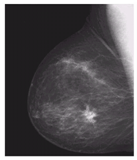
#> input picture ImageLabs/lab03-std/Lab3/imgs/Picture1.png, 137 x 160 px
$ jupyter execute Lab3_STD.ipynb   (shell and % lines are left out)
#> lines starting #> are read from the running program, lines starting #| are printed output that depends on the picture
# Lab 4
### Contrast Enhancement

http://scikit-image.org/docs/dev/api/skimage.exposure.html#skimage.exposure.equalize_hist

[cell 1]
from commonfunctions import *

[cell 2]
import skimage.io as io
import matplotlib.pyplot as plt
import numpy as np

# Show the figures / plots inside the notebook
from skimage.color import rgb2gray

def show_images(images,titles=None):
    #This function is used to show image(s) with titles by sending an array of images and an array of associated titles.
    # images[0] will be drawn with the title titles[0] if exists
    # You aren't required to understand this function, use it as-is.
    n_ims = len(images)
    if titles is None: titles = ['(%d)' % i for i in range(1,n_ims + 1)]
    fig = plt.figure()
    n = 1
    for image,title in zip(images,titles):
        a = fig.add_subplot(1,n_ims,n)
        if image.ndim == 2:
            plt.gray()
        plt.imshow(image)
        a.set_title(title)
        n += 1
    fig.set_size_inches(np.array(fig.get_size_inches()) * n_ims)
    plt.show()

[cell 3]
'''
1
Negative Transformation
'''
# Ex: imread and imshow
mImage = io.imread('imgs/Picture1.png')
#> mImage is the input picture: shape (160, 137, 4); mean R, G, B, A 86.7, 84.1, 86.7, 255
io.imshow(mImage)
io.show()
mImage=rgb2gray(mImage)
#> mImage: shape (160, 137) float64
Dim=np.shape(mImage)
#> Dim = (160, 137)
M=Dim[0]
#> M = 160
N=Dim[1]
#> N = 137
for i in range(M):
    for j in range(N):
        mImage[i][j]=255-mImage[i][j]
mImage=rgb2gray(mImage)
io.imshow(mImage,cmap="gray")
io.show()

[cell 4]
'''
2
Contrast Enhancement
'''
mImage = io.imread('imgs/Picture2.png')
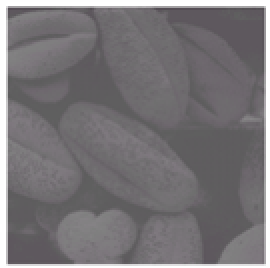
#> input picture ImageLabs/lab03-std/Lab3/imgs/Picture2.png, 135 x 134 px (shown 2 times larger)
#> mImage is the input picture: shape (134, 135, 4); mean R, G, B, A 120, 117, 120, 255

mImage=rgb2gray(mImage)
#> mImage: shape (134, 135) float64
io.imshow(mImage)
io.show()
Dim=np.shape(mImage)
#> Dim = (134, 135)
M=Dim[0]
#> M = 134
N=Dim[1]
#> N = 135
m=1.8

for i in range(M):
    for j in range(N):
        if mImage[i][j] <= 50 :
            mImage[i][j]=m*mImage[i][j]+10
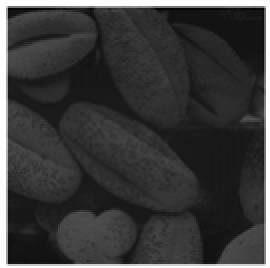
#> mImage: shape (134, 135) float64 (shown 2 times larger); min 10.54, max 11.8, mean 10.83; drawn with min black and max white
mImage=rgb2gray(mImage)
io.imshow(mImage,cmap="gray")
io.show()

[cell 5]
'''
3
Gamma Correction
'''


mImage = io.imread('imgs/Picture2.png')

mImage=rgb2gray(mImage)
io.imshow(mImage)
io.show()
Dim=np.shape(mImage)
M=Dim[0]
N=Dim[1]
mPic=mImage
c=1
gamma=3

for i in range(M):
    for j in range(N):
        mPic[i][j]=c*mImage[i][j]**gamma
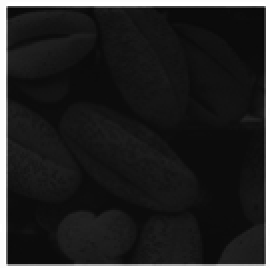
#> mPic: shape (134, 135) float64 (shown 2 times larger); min 0.0265, max 1, mean 0.144
mPic=rgb2gray(mPic)
io.imshow(mPic)
io.show()

[cell 6]
'''
4 Histogram Eq.
Note: Histogram function of skimage returns only present intensity values not all 255
You can use showHist function from commonfunctions file
'''
# Use this function to show a histogram
# The image should be gray-scale and should range from 0 to 1
from skimage.exposure import histogram
def showHist(img,histogramImg):
    plt.figure()
    bar(histogramImg[1]*255, histogramImg[0], width=0.8, align='center')

def histogramfn(image):
    HistoImg = histogram(image)
    showHist(image, HistoImg)
    #return(HistoImg[0],HistoImg[1])

output = io.imread('2.jpg')
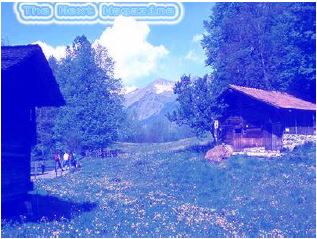
#> input picture ImageLabs/lab03-std/Lab3/2.jpg, 317 x 239 px
#> output is the input picture: shape (239, 317, 3); mean R, G, B 96.7, 119.4, 215.3

output=rgb2gray(output)
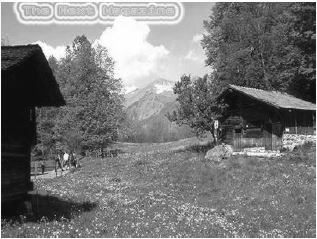
#> output: shape (239, 317) float64; min 0.0415, max 1, mean 0.477
histogramfn(output)
output = (output*255).astype(np.uint8)

histogramfn(output)
print(output)
#> (printed output is left out)
NumberOfPixels=[]
Dim=np.shape(mImage)
for Index in range (256):
    count =0
    M=Dim[0]
    N=Dim[1]
    for i in range(M):
        for j in range(N):
            if output[i][j] == Index :
                count=count+1
    NumberOfPixels.append(count)
SumOfPixels=sum(NumberOfPixels)
#> SumOfPixels = 18090
print(NumberOfPixels)
#> (printed output is left out)
print(SumOfPixels)
#| 18090
AccumlativeProb=[]
NewPixelValue=[]
maxGrayLevel=255
for i in range(256):
    AccumlativeProb.append(sum(NumberOfPixels[0:i])/SumOfPixels)
    NewPixelValue.append((int)(AccumlativeProb[i]*(maxGrayLevel)))
#> after the loop, AccumlativeProb = 256 values from 0 to 0.997; NewPixelValue = 256 values from 0 to 254
print('my length:',len(NewPixelValue))
#| my length: 256
for i in range(M):
     for j in range(N):
            output[i][j]=NewPixelValue[output[i][j]]
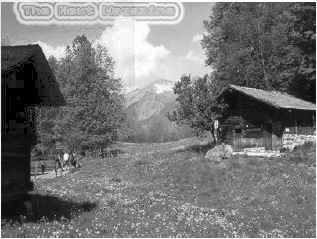
#> output: shape (239, 317); min 0, max 255, mean 119.1
output=rgb2gray(output)
output = (output*255).astype(np.float64)
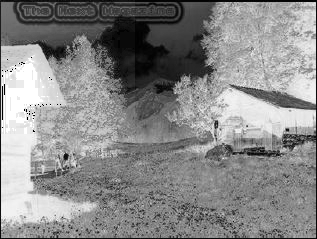
#> output: shape (239, 317) float64; min 0, max 255, mean 136.6
histogramfn(output)

#def getImageWithHist(name,ext,nbins=256):
#    pass
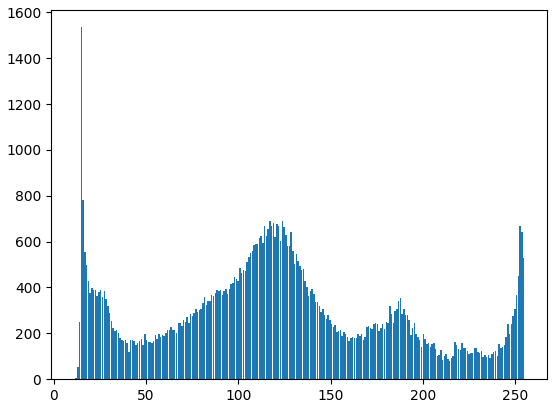
#> figure drawn by matplotlib, 1 panel; tallest bar 1535 high, from x = 14.48 to 15.28
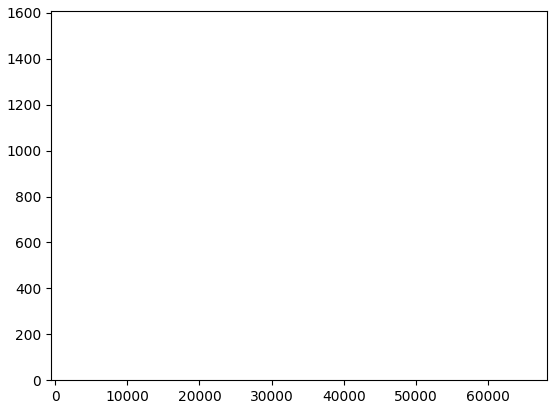
#> figure drawn by matplotlib, 1 panel; tallest bar 1533 high, from x = 3569.6 to 3570.4
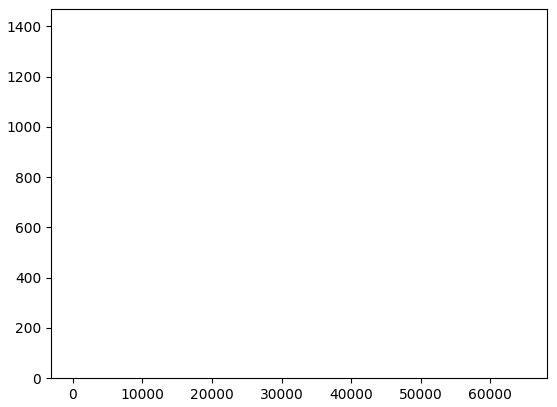
#> figure drawn by matplotlib, 1 panel; tallest bar 1401 high, from x = 64897.6 to 64898.4
